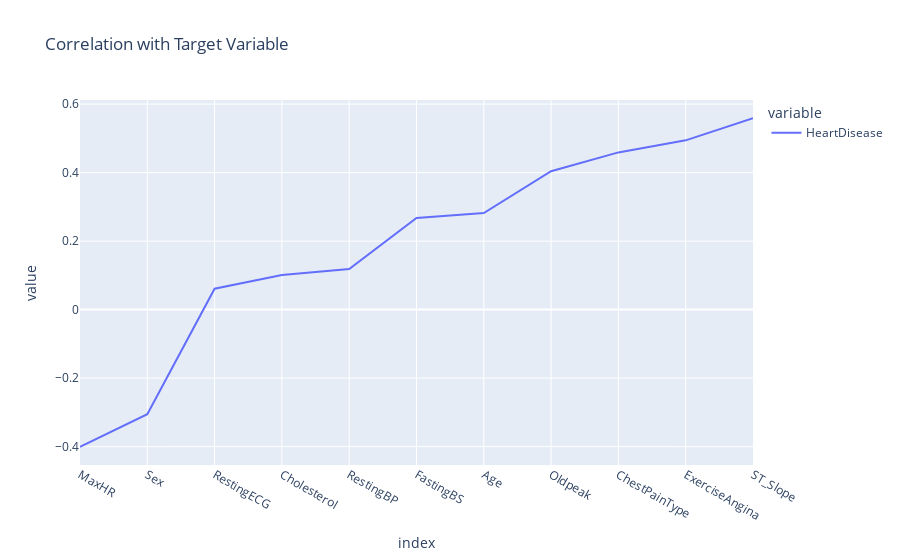

Notebook cell for this chart:
### Code cell
px.line(heart.corr()['HeartDisease'][:-1].sort_values(),title='Correlation with Target Variable')

### Figure 1 — Plotly figure (JSON) as saved in the notebook; plotly's stock layout.template omitted (floating-point values rounded to 4 significant figures)
{"data": [{"hovertemplate": "variable=HeartDisease<br>index=%{x}<br>value=%{y}<extra></extra>", "legendgroup": "HeartDisease", "line": {"color": "#636efa", "dash": "solid"}, "marker": {"symbol": "circle"}, "mode": "lines", "name": "HeartDisease", "orientation": "v", "showlegend": true, "type": "scatter", "x": ["MaxHR", "Sex", "RestingECG", "Cholesterol", "RestingBP", "FastingBS", "Age", "Oldpeak", "ChestPainType", "ExerciseAngina", "ST_Slope"], "xaxis": "x", "y": [-0.4004, -0.3054, 0.06101, 0.1013, 0.1183, 0.2673, 0.282, 0.404, 0.459, 0.4943, 0.5588], "yaxis": "y"}], "layout": {"legend": {"title": {"text": "variable"}, "tracegroupgap": 0}, "title": {"text": "Correlation with Target Variable"}, "xaxis": {"anchor": "y", "domain": [0, 1], "title": {"text": "index"}}, "yaxis": {"anchor": "x", "domain": [0, 1], "title": {"text": "value"}}}}
